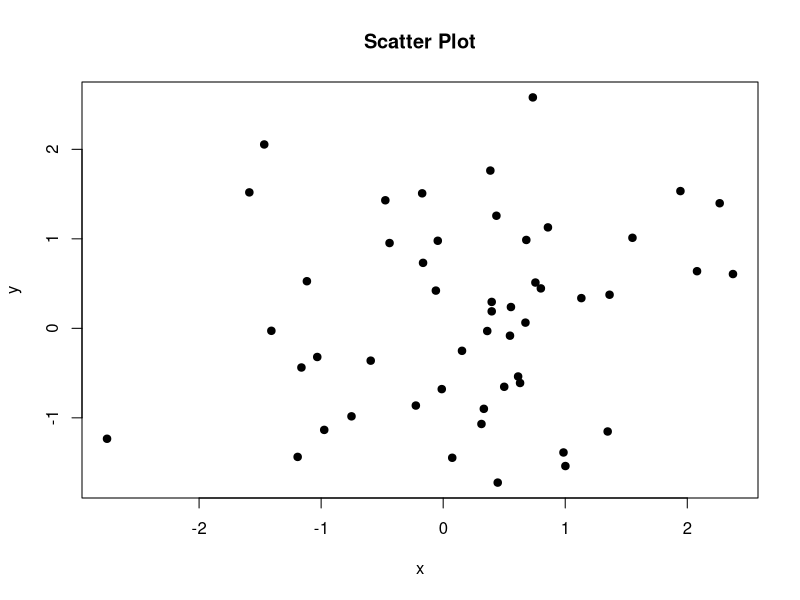

Write the R code that produced this figure.
## ---- chunk 1

x <- rnorm(50)
y <- rnorm(50)
plot(x, y, main = "Scatter Plot", pch = 19)
